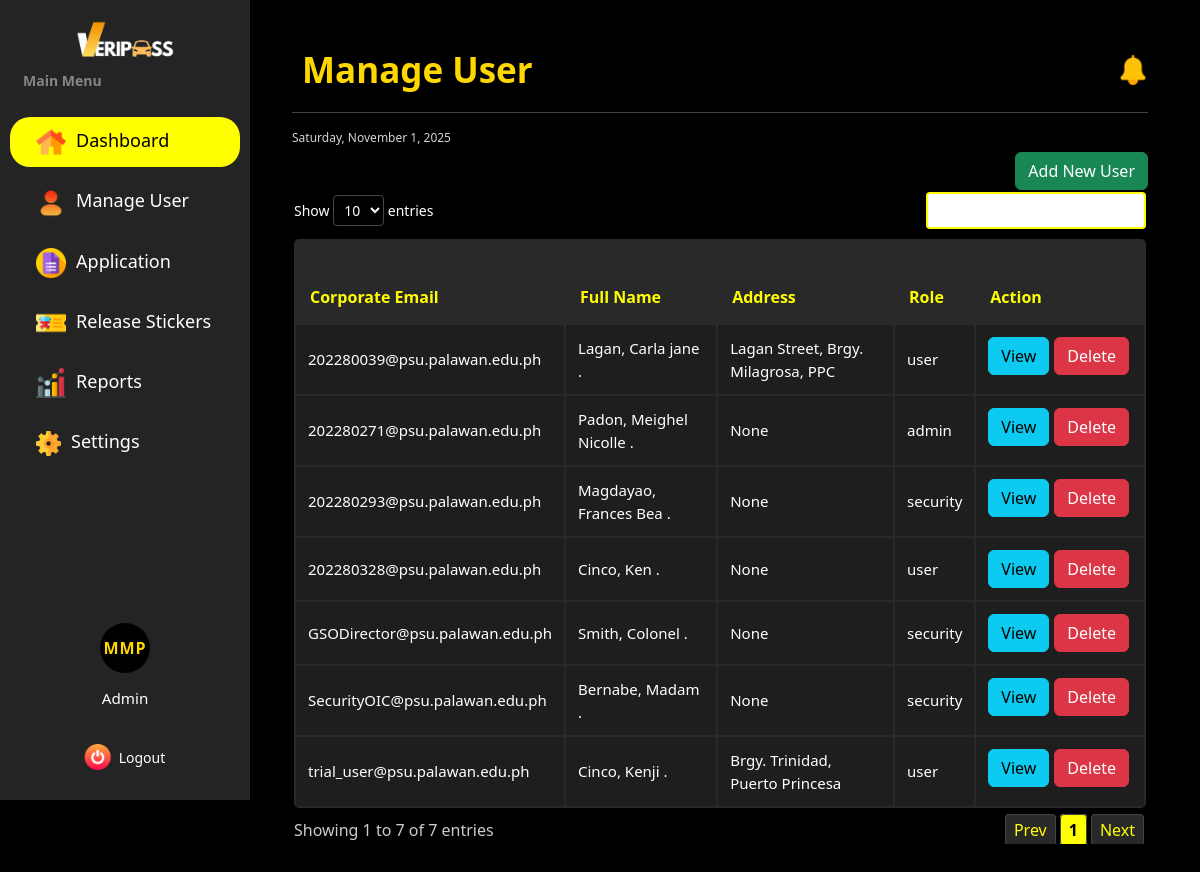
The app's page /dashboard/admin/manage_users/ (signed in) with its own data.
### vehicle_pass/models.py (models this page shows, shortened)
class BaseModel(models.Model):
    created_at = models.DateTimeField(auto_now_add=True, db_index=True)
    updated_at = models.DateTimeField(auto_now=True)
    class Meta:
        abstract = True

class UserProfile(BaseModel):
    ROLE_CHOICES = [('user', 'User'),
        ('security', 'Security'),
        ('admin', 'Admin')
        ]
    SCHOOL_ROLE_CHOICES = [('student', 'Student'),
                           ('faculty & staff', 'Faculty and Staff'),
                           ('university official', 'University Official')
    ]
    COLLEGE_CHOICES = [('CAD', 'College of Architecture and Design'),
                       ('CAH', 'College of Arts and Humanities'),
                       ('CBA', 'College of Business and Accountancy'),
                       ('CCJE', 'College of Criminal Justice and Education'),
                       ('CoE', 'College of Engineering'),
                       ('CHTM', 'College of Hospitality Management and Tourism'),
                       ('CNHS', 'College of Nursing and Health Sciences'),
                       ('CS', 'College of Sciences'),
                       ('CTE', 'College of Teacher Education'),
    ]
    YEAR_LEVEL_CHOICES = [('first year', 'First Year'),
                          ('second year', 'Second Year'),
                          ('third year', 'Third Year'),
                          ('fourth year', 'Fourth year'),
                          ('fifth year', 'Fifth Year')
    ]
    OFFICE_CHOICES = [
        ('university president', 'University President'),
        ('university president coa', 'University President COA'),
        ('office of the university secretary', 'Office of the University Secretary'),
        ('legal office', 'Legal Office (Data Privacy Office)'),
        ('planning and development office', 'Planning and Development Office'),
        ('office of the internal audit services', 'Office of the Internal Audit Services (QMS)'),
        ('public information office', 'Public Information Office'),
        ('alumni affairs office', 'Alumni Affairs Office'),
        ('academic council', 'Academic Council'),
        ('administrative council', 'Administrative Council'),
        ('research and extension council', 'Research and Extension Council'),
        ('management committee', 'Management Committee'),
        ('university ethics committee', 'University Ethics Committee'),
        ('gender and development office', 'Gender and Development Office'),
        ('international affairs and linkages office', 'International Affairs and Linkages Office'),
        ('office of the vice president for finance and administration', 'Office of the Vice President for Finance and Administration'),
        ('bids and awards committee', 'Bids and Awards Committee'),
        ('administrative management office', 'Administrative Management Office'),
        ('records archives management office', 'Records Archives Management Office'),
        ('human resource management office', 'Human Resource Management Office'),
        ('faculty and staff development unit', 'Faculty and Staff Development Unit'),
        ('health services office', 'Health Services Office'),
        ('management information system information office', 'Management Information System Information Office'),
        ('security office', 'Security Office'),
        ('supply and property management office', 'Supply and Property Management Office'),
        ('disaster risk reduction and management office', 'Disaster Risk Reduction and Management Office'),
        ('project management office', 'Project Management Office'),
        ('general services office', 'General Services Office'),
        ('utility and environmental management office', 'Utility and Environmental Management Office'),
        ('motorpool office', 'Motorpool Office'),
        ('finance management service offices (cfo)', 'Finance Management Service Offices (CFO)'),
        ('accounting office', 'Accounting Office'),
        ('processing unit', 'Processing Unit'),
        ('student accounts & assessment', 'Student Accounts & Assessment'),
        ('financial reporting', 'Financial Reporting'),
        ('budget office', 'Budget Office'),
        ('production services/income generating projects office', 'Production Services/Income Generating Projects Office'),
        ('production', 'Production'),
        ('sifma', 'SIFMA'),
        ('university bookstore', 'University Bookstore'),
        ('auxiliary services - canteen', 'Auxiliary Services - Canteen'),
        ('auxiliary services - hostel', 'Auxiliary Services - Hostel'),
        ('auxiliary services - dormitory', 'Auxiliary Services - Dormitory'),
        ('university printing press', 'University Printing Press'),
        ('procurement office', 'Procurement Office'),
        ('cashiers office', 'Cashier’s Office'),
        ('office of the vice president for research, development and extension', 'Office of the Vice President for Research, Development and Extension'),
        ('university research office', 'University Research Office'),
        ('university extension service office', 'University Extension Service Office'),
        ('intellectual property and technology transfer office', 'Intellectual Property and Technology Transfer Office'),
        ('palawan studies center', 'Palawan Studies Center'),
        ('center for strategy policy and governance', 'Center for Strategy Policy and Governance'),
        ('panrehiyong iv-b sentro ng wikang pilipino', 'Panrehiyong IV-B Sentro ng Wikang Pilipino'),
        ('marine science research center', 'Marine Science Research Center'),
        ('palawan international technology business incubator & startup hub office', 'Palawan International Technology Business Incubator & Startup Hub Office'),
        ('office of the vice president for academic affairs', 'Office of the Vice President for Academic Affairs'),
        ('office of the eteeap', 'Office of the ETEEAP'),
        ('office of the university registrar', 'Office of the University Registrar'),
        ('university quality assurance center', 'University Quality Assurance Center'),
        ('office of the university sports', 'Office of the University Sports'),
        ('office of the curriculum & instructional materials development', 'Office of the Curriculum & Instructional Materials Development'),
        ('office of the student affairs and services', 'Office of the Student Affairs and Services'),
        ('social and cultural affairs (psu band, psu dance troupe, psu singers)', 'Social and Cultural Affairs (PSU Band, PSU Dance Troupe, PSU Singers)'),
        ('office of the university library', 'Office of the University Library'),
        ('psu museum', 'PSU Museum'),
    ]
    WORKPLACE_CHOICES = OFFICE_CHOICES + COLLEGE_CHOICES
    corporate_email = models.EmailField(max_length=50, unique=True)
    password = models.CharField(max_length=128)
    contact = models.CharField(max_length=14)
    lastname = models.CharField(max_length=25)
    firstname = models.CharField(max_length=50)
    middlename = models.CharField(max_length=25, blank=True, null=True)
    suffix = models.CharField(max_length=5, blank=True, null=True)
    address = models.CharField(max_length=100, blank=True, null=True)
    dl_number = models.CharField(max_length=25)
    college = models.CharField(max_length=100, choices=COLLEGE_CHOICES ,blank=True, null=True)
    program = models.CharField(max_length=100, blank=True, null=True)
    year_level = models.CharField(max_length=40, choices=YEAR_LEVEL_CHOICES, blank=True, null=True)
    father_name = models.CharField(max_length=100, blank=True, null=True)
    father_contact = models.CharField(max_length=14, blank=True, null=True)
    father_address = models.CharField(max_length=150, blank=True, null=True)
    mother_name = models.CharField(max_length=100, blank=True, null=True)
    mother_contact =models.CharField(max_length=14, blank=True, null=True)
    mother_address = models.CharField(max_length=150, blank=True, null=True)
    guardian_name = models.CharField(max_length=100, blank=True, null=True)
    guardian_contact = models.CharField(max_length=14, blank=True, null=True)
    guardian_address = models.CharField(max_length=150, blank=True, null=True)
    position = models.CharField(max_length=50, blank=True, null=True)
    workplace = models.CharField(max_length=150, choices=WORKPLACE_CHOICES, blank=True, null=True)
    role = models.CharField(max_length=20, choices=ROLE_CHOICES, default='user', null=True)
    school_role = models.CharField(max_length=20, choices=SCHOOL_ROLE_CHOICES, null=True, blank=True)

### vehicle_pass/views.py (the view)
# urls.py: path("dashboard/admin/manage_users/", AdminViewUser.as_view(), name="admin_manage_user"),
class AdminViewUser(CustomLoginRequiredMixin, ListView):
    model = UserProfile
    context_object_name = "users"
    template_name = 'Admin/Admin_Manage_User.html'
    paginate_by = 20

### vehicle_pass/authentication.py (called while the page is built)
    def dispatch(self, request, *args, **kwargs):
        if not request.session.get("user_id"): #overrides the django dispatch
            return redirect("login")  #redirect to login if no active on session
        request.user_profile = get_object_or_404(UserProfile, id=request.session["user_id"])
        return super().dispatch(request, *args, **kwargs)

### vehicle_pass/context_processors.py (called while the page is built)
def admin_user_context(request):
    profile = None
    user_id = request.session.get('user_id')
    if user_id:
        profile = UserProfile.objects.filter(id=user_id).first()
    return {'profile': profile}

def default_user_context(request):
    profile = None
    user_id = request.session.get('user_id')
    if user_id:
        profile = UserProfile.objects.filter(id=user_id).first()
    return {'profile': profile}

def security_user_context(request):
    profile = None
    user_id = request.session.get('user_id')
    if user_id:
        profile = UserProfile.objects.filter(id=user_id).first()
    return {'profile': profile}

### templates/Admin/Admin_Manage_User.html (shortened to what this page needs)
{% extends "includes/admin_sidebar.html" %}
{% load static %}
{% block extra_css %}
<link rel="stylesheet" href="{% static 'css/admin-dashboard-style.css' %}">
<link rel="stylesheet" href="{% static 'css/sidebar.css' %}">
<link rel="stylesheet"href="https://cdn.datatables.net/responsive/2.4.1/css/responsive.dataTables.min.css">
{% endblock %}
{% block content %}
<div class="dashboard-wrapper d-flex">
    <div class="main-content flex-grow-1 ms-uto">
        <div class="container-fluid py-1">
            <div class="d-flex justify-content-between align-items-center">
                <h2 class="title mb-3 mb-md-0">Manage User</h2>
                <div class="d-flex align-items-center gap-3">
                    <a href="Announcements.html" class="text-decoration-none position-relative">
                        <img src="{% static 'images/notification.png' %}" alt="Notifications" width="30" height="30">
                    </a>
                </div>
            </div>
            <hr>
            <small><span id="date"></span></small>
            <div class="filter-container d-flex justify-content-end">
                <a href="{% url 'admin_create_user' %}" class="btn btn-success">Add New User</a>
            </div>
            <section class="table-container">
                <table id="myTable" class="users-table">
                    <thead>
                        <tr>
                            <th>Corporate Email</th>
                            <th>Full Name</th>
                            <th>Address</th>
                            <th>Role</th>
                            <th>Action</th>
                        </tr>
                    </thead>
                    <tbody>
                    {% for user in users %}
                        <tr>
                            <td>{{ user.corporate_email }}</td>
                            <td>{{ user.lastname }}, {{ user.firstname }} {{ user.middle_name|slice:":1" }}.</td>
                            <td>{{ user.address }}</td>
                            <td>{{ user.role }}</td>
                            <td>
                                <a href="{% url 'admin_view_specific_user' user.pk %}" class="btn btn-info">View</a>
                                <button class="btn btn-danger">Delete</button>
                            </td>
                        </tr>
                        {% empty %}
                        <tr>
                        <td colspan="5" style="text-align: center">
                            <p class="text-sm font-weight-bold mb-0">No Records Found</p>
                        </td>
                        </tr>
                        {% endfor %}
                    </tbody>
                </table>
            </section>
        </div>
    </div>
</div>
{% endblock %}

### static/css/sidebar.css (style rules this page uses)
@media (min-width: 1200px) { .main-content { margin-left: 250px; width: calc(100% - 250px); padding: 30px; transition: margin-left 0.3s ease, width 0.3s ease; } }

### static/css/admin-dashboard-style.css (style rules this page uses)
* { margin: 0; padding: 0; box-sizing: border-box; }
body { font-family: system-ui, -apple-system, BlinkMacSystemFont, 'Segoe UI', Roboto, Oxygen, Ubuntu, Cantarell, 'Open Sans', 'Helvetica Neue', sans-serif !important; display: flex; background-color: black !important; color: white !important; transition: all 0.3s ease; }
:root { --bg: #000000; --text: #ffffff; --muted-text: #d5d5d5; --panel: #292929; --panel-dark: #1e1e1e; --panel-darker: #111111; --border: #444444; --primary-highlight: #FFD700; --secondary-highlight: #ff9800; --success: #2ed573; --danger: #ff4757; --info: #0dcaf0; --admin-bg: #4f4f4f; }
.main-content { flex-grow: 1; padding: 20px; margin-left: 120px; background-color: var(--bg); transition: margin-left 0.3s ease, width 0.3s ease; }
.title { margin: 0; font-size: 35px; display: flex; align-items: center; font-weight: bold; color: var(--primary-highlight); justify-content: space-between; padding: 5px 10px; }
#date { font-size: 12px; color: var(--muted-text); margin: 0; display: flex; align-items: center; margin-bottom: 5px; }
.table-container { background: rgb(0, 0, 0); padding: 2px; border-radius: 5px; overflow-x: auto; }
.application-table, .passes-table, .users-table { width: 100%; border-collapse: separate; border-radius: 5px; background-color: #292929; color: white; padding-top: 30px; min-width: 800px; }
.application-table th, .passes-table th, .users-table th { font-weight: bold; padding: 14px; color: yellow; font-size: 16px; white-space: nowrap; }
.application-table td, .passes-table td, .users-table td { padding: 12px; font-size: 15px; vertical-align: middle; }
.application-table tr, .passes-table tr, .users-table tr { color: white; }
.application-table tbody tr:nth-child(odd), .passes-table tbody tr:nth-child(odd), .users-table tbody tr:nth-child(odd) { background-color: #1e1e1e !important; }
.application-table tbody tr:nth-child(even), .passes-table tbody tr:nth-child(even), .users-table tbody tr:nth-child(even) { background-color: #1e1e1e !important; }
.application-table td:last-child, .passes-table td:last-child, .users-table td:last-child { display: flex; justify-content: flex-end; gap: 5px; padding-right: 15px; white-space: nowrap; }
.container-fluid { background-color: #000; color: white; }
@media (min-width: 1200px) { .main-content { margin-left: 250px; width: calc(100% - 250px); padding: 30px; } }

### templates/Admin/Admin_Manage_User.html (style rules this page uses)
.dashboard-wrapper { display: flex; }
.main-content { flex-grow: 1; padding: 20px; margin-left: 120px; }

### records on screen
UserProfile: corporate_email "202280271@psu.palawan.edu.ph", lastname "Padon", firstname "Meighel Nicolle", address "None", role "admin"
UserProfile: corporate_email "202280328@psu.palawan.edu.ph", lastname "Cinco", firstname "Ken", address "None", role "user"
UserProfile: corporate_email "202280293@psu.palawan.edu.ph", lastname "Magdayao", firstname "Frances Bea", address "None", role "security"
UserProfile: corporate_email "202280039@psu.palawan.edu.ph", lastname "Lagan", firstname "Carla jane", address "Lagan Street, Brgy. Milagrosa, PPC", role "user"
UserProfile: corporate_email "trial_user@psu.palawan.edu.ph", lastname "Cinco", firstname "Kenji", address "Brgy. Trinidad, Puerto Princesa", role "user"
UserProfile: corporate_email "SecurityOIC@psu.palawan.edu.ph", lastname "Bernabe", firstname "Madam", address "None", role "security"
UserProfile: corporate_email "GSODirector@psu.palawan.edu.ph", lastname "Smith", firstname "Colonel", address "None", role "security"

### other values on screen
{{ initials|default:'A' }} "MMP"
